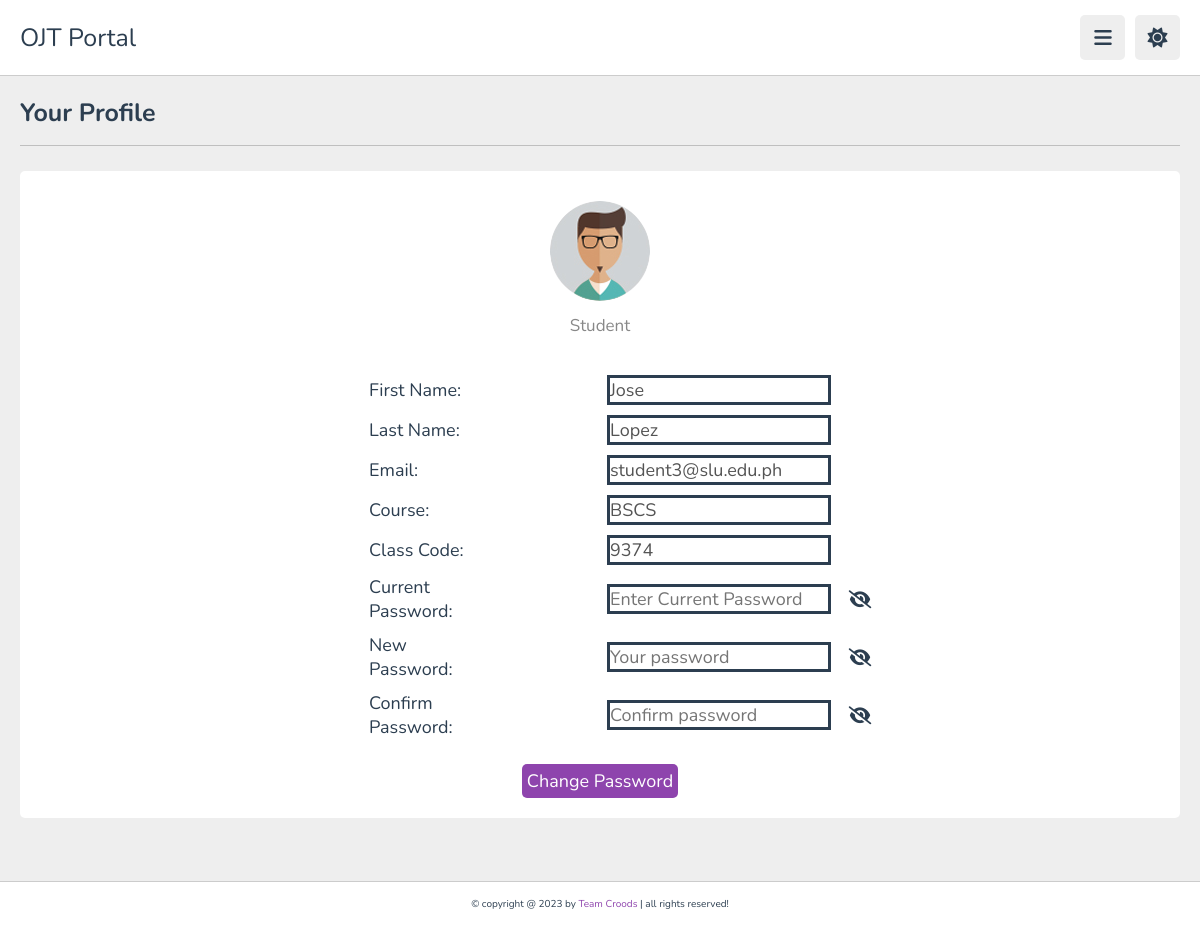
Page /student/profile.php (signed in) on the committed database.
### tables this page shows
CREATE TABLE IF NOT EXISTS `student` (
  `studentId` int NOT NULL AUTO_INCREMENT,
  `userId` int NOT NULL,
  `firstName` varchar(255) NOT NULL,
  `lastName` varchar(255) NOT NULL,
  `course` varchar(255) NOT NULL,
  `classCode` int NOT NULL,
  PRIMARY KEY (`studentId`),
  KEY `userId_student` (`userId`)
);

CREATE TABLE IF NOT EXISTS `user` (
  `userId` int NOT NULL AUTO_INCREMENT,
  `email` varchar(255) NOT NULL,
  `password` varchar(255) NOT NULL,
  `type` int NOT NULL,
  PRIMARY KEY (`userId`)
);

### student/profile.php (the view, shortened to what this page needs)
<!DOCTYPE html>
<html lang="en">
<head>
   <link rel="stylesheet" href="https://cdnjs.cloudflare.com/ajax/libs/font-awesome/6.1.2/css/all.min.css">
   <link rel="stylesheet" href="../public/css/style.css">
</head>
<body>
<header class="header">
   <section class="flex">
      <a href="index.php" class="logo">OJT Portal</a>
      <div class="icons">
         <div id="menu-btn" class="fas fa-bars"></div>
         <div id="toggle-btn" class="fas fa-sun"></div>
      </div>
   </section>
</header>
<section class="user-profile">
   <h1 class="heading">your profile</h1>
   <div class="info">
      <div class="user">
         <img src="../public/images/pic-1.jpg" alt="">
         <p>Student</p>
      </div>
      <?php
          require("../database/database.php");
          $userId = $_SESSION['userID'];
          $statement = $db->prepare("SELECT * FROM user NATURAL JOIN student WHERE userId = ?");
          $statement->bind_param('s', $userId);
          $statement->execute();
          $result = $statement->get_result();
          $data = $result->fetch_assoc();
          $firstName = $data['firstName'];
          $lastName = $data['lastName'];
          $email = $data['email'];
          $course = $data['course'];
          $classCode = $data['classCode'];
      ?>
      <form class="profile-form" action="change-password.php" method="post">
      <label class="profile-field">
         <span>First Name:</span><input name="firstName" type="text" value=<?php echo "\"$firstName\""; ?> disabled>
      </label>
      <label class="profile-field">
         <span>Last Name:</span><input name="lastName" type="text" value=<?php echo "\"$lastName\""; ?> disabled>
      </label>
      <label class="profile-field">
         <span>Email:</span><input name="email" type="text" value=<?php echo "\"$email\""; ?> disabled>
      </label>
      <label class="profile-field">
         <span>Course:</span><input name="course" type="text" value=<?php echo "\"$course\""; ?> disabled>
      </label>
      <label class="profile-field">
         <span>Class Code:</span><input name="classCode" type="text" value=<?php echo "\"$classCode\""; ?> disabled>
      </label>
      <label class="profile-field">
      <span>Current Password:</span>
         <input class="current-password" name="currentPassword" type="password" value="" placeholder="Enter Current Password" required maxlength="20">
         <i class="fa fa-eye-slash current-password-toggle" onclick="toggleCurrentPasswordVisibility()"></i>
      </label>
      <label class="profile-field">
      <span>New Password:</span>
         <input class="password-input" name="password" type="password" placeholder="Your password" required maxlength="20">
         <i class="fa fa-eye-slash password-toggle" onclick="togglePasswordVisibility()"></i>
      </label>
      <label class="profile-field">
         <span>Confirm Password:</span>
         <input class="confirm-password-input" name="confirmPassword" type="password" required maxlength="20" placeholder="Confirm password">
         <i class="fa fa-eye-slash confirm-password-toggle" onclick="toggleConfirmPasswordVisibility()"></i>
      </label>
         <input class="change-password-btn" type="submit" value="Change Password" name="submit">
      </form>
   </div>
</section>
<footer class="footer">
   &copy; copyright @ 2023 by <span>Team Croods</span> | all rights reserved!
</footer>
</body>
</html>

### public/css/style.css (style rules this page uses)
:root { --main-color:#8e44ad; --red:#e74c3c; --orange:#f39c12; --light-color:#888; --light-bg:#eee; --black:#2c3e50; --white:#fff; --border:.1rem solid rgba(0,0,0,.2); }
* { font-family: 'Nunito', sans-serif; margin:0; padding:0; box-sizing: border-box; outline: none; border:none; text-decoration: none; }
html { font-size: 62.5%; overflow-x: hidden; }
body { background-color: var(--light-bg); padding-left: 30rem; }
section { padding:2rem; margin: 0 auto; max-width: 1200px; }
.heading { font-size: 2.5rem; color:var(--black); margin-bottom: 2.5rem; border-bottom: var(--border); padding-bottom: 1.5rem; text-transform: capitalize; }
.header { position: sticky; top:0; left:0; right: 0; background-color: var(--white); z-index: 1000; border-bottom: var(--border); }
.header .flex { display: flex; align-items: center; justify-content: space-between; position: relative; padding: 1.5rem 2rem; }
.header .flex .logo { font-size: 2.5rem; color: var(--black); }
.header .flex .icons div { font-size: 2rem; color:var(--black); background-color: var(--light-bg); border-radius: .5rem; height: 4.5rem; width: 4.5rem; line-height: 4.5rem; cursor: pointer; text-align: center; margin-left: .7rem; }
a { text-decoration: none; color: var(--orange); }
.user-profile .info { background-color: var(--white); border-radius: .5rem; padding: 2rem; }
.user-profile .info .user { text-align: center; margin-bottom: 2rem; padding: 1rem; }
.user-profile .info .user img { height: 10rem; width: 10rem; border-radius: 50%; object-fit: cover; margin-bottom: 1rem; }
.user-profile .info .user p { font-size: 1.7rem; color: var(--light-color); padding: .3rem 0; }
.footer { background-color: var(--white); border-top: var(--border); position: fixed; bottom: 0; left: 0; right: 0; text-align: center; font-size: 1rem; padding:1.5rem 1rem; color:var(--black); margin-top: 1rem; z-index: 1000; }
.footer span { color:var(--main-color); }
.profile-form { color: var(--black); display: flex; flex-direction: column; flex-wrap: nowrap; justify-content: space-around; align-items: center; }
.profile-field { display: flex; flex-direction: row; flex-wrap: nowrap; justify-content: space-around; align-items: center; }
.profile-form label span { width: 100px; }
.change-password-btn { margin-top: 20px; font-size: 1.8rem; padding: 5px; background-color: var(--main-color); border-radius: 5px; border-color: var(--black); color: white; }
.profile-form label { font-size: 1.8rem; width: 600px; margin-top: 5px; margin-bottom: 5px; }
.profile-field input[type="text"], .profile-field input[type="password"] { background-color: white; font-size: 1.8rem; border-color: var(--black); border-style: solid; border-width: 3px; }
.current-password-toggle, .password-toggle, .confirm-password-toggle { cursor: pointer; position: absolute; margin-left: 520px; }
.user-profile { min-height: 800px; height: 850px; }
@media (max-width:1200px) { body { padding-left: 0; } }

### rows in the picture
student: firstName "Jose", lastName "Lopez", email "student3@slu.edu.ph", course "BSCS", classCode "9374"
